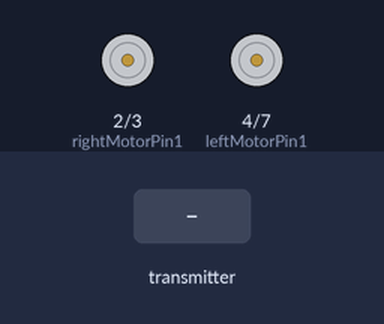
Recording of a sketch running on a simulated Arduino Uno, built with avr-gcc and run on an emulated ATmega328P. Parts: motor-driver pin pairs drawn as motors (green arrow = first pin HIGH = forward, orange = second pin HIGH = backward, longer = more drive, scaled by the enable pin). Inputs (shaded band) come from the test bench. No radio packets arrive unless stated.

Above: at 1.2 s.
1.3 s: the transmitter starts sending xAxisValue = 0
At 2.2 s:
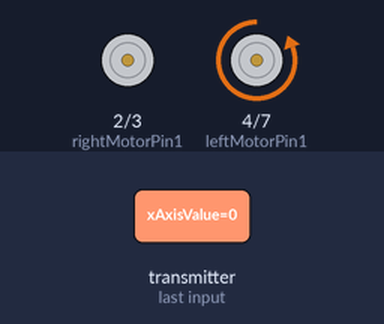
2.8 s: the transmitter starts sending yAxisValue = 64
At 3.3 s:
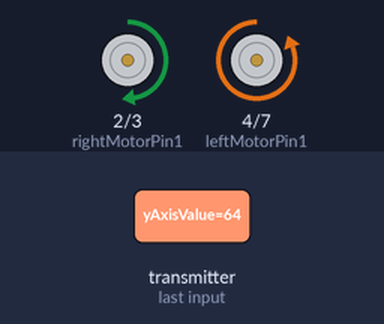
4.3 s: the transmitter starts sending xAxisValue = 64
At 5.5 s:
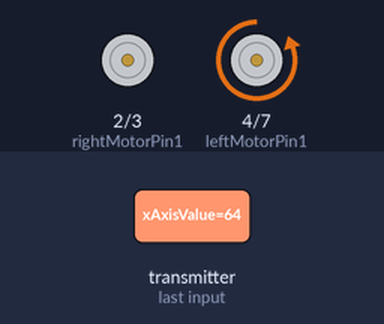
5.8 s: the transmitter starts sending yAxisValue = 0
At 6.7 s:
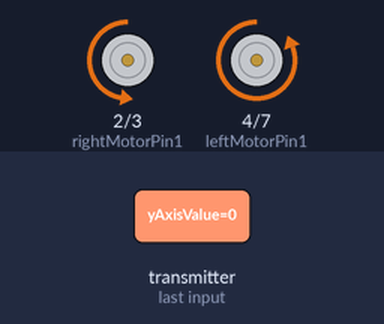
7.3 s: the transmitter starts sending xAxisValue = 128
At 7.9 s:
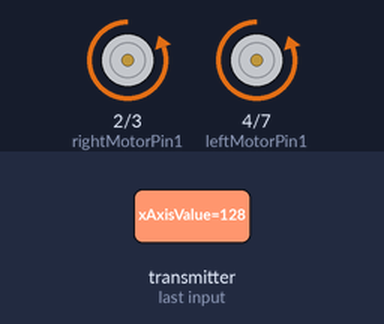
8.8 s: the transmitter starts sending yAxisValue = 128
At 10.2 s:
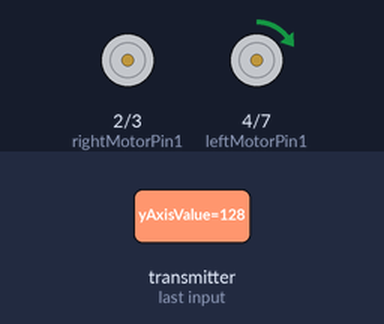
Timing chart, 0 to 11.3 s (numbered marks = the images above; inputs shaded):
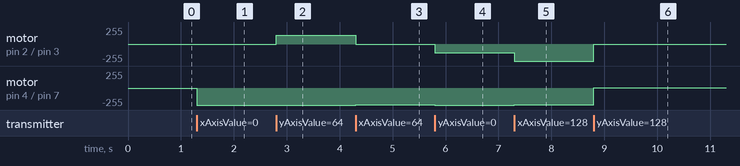

Measured:
- after the input at 1.3 s, motor on pin 4 (leftMotorPin1) / pin 7 (leftMotorPin2): stopped → backward 255/255 at once
- after the input at 2.8 s, motor on pin 2 (rightMotorPin1) / pin 3 (rightMotorPin2): stopped → forward 128/255 at once
- after the input at 4.3 s, motor on pin 2 (rightMotorPin1) / pin 3 (rightMotorPin2): forward 128/255 → stopped at once; motor on pin 4 (leftMotorPin1) / pin 7 (leftMotorPin2): backward 255/255 → backward 254/255 at once
- after the input at 5.8 s, motor on pin 2 (rightMotorPin1) / pin 3 (rightMotorPin2): stopped → backward 128/255 at once; motor on pin 4 (leftMotorPin1) / pin 7 (leftMotorPin2): backward 254/255 → backward 255/255 at once
- after the input at 7.3 s, motor on pin 2 (rightMotorPin1) / pin 3 (rightMotorPin2): backward 128/255 → backward 255/255 at once; motor on pin 4 (leftMotorPin1) / pin 7 (leftMotorPin2): backward 255/255 → backward 254/255 at once
- after the input at 8.8 s, motor on pin 2 (rightMotorPin1) / pin 3 (rightMotorPin2): backward 255/255 → stopped at once; motor on pin 4 (leftMotorPin1) / pin 7 (leftMotorPin2): backward 254/255 → forward 4/255 at once

The sketch:

Receiver.ino
```cpp
#include <SPI.h>
#include <nRF24L01.h>
#include <RF24.h>

#define SIGNAL_TIMEOUT 500

const uint64_t pipeIn = 0xF9E8F0F0E1LL;
RF24 radio(8, 9);

unsigned long lastRecvTime = 0;

struct PacketData {
  byte xAxisValue;
  byte yAxisValue;
} receiverData;

int enableRightMotor = 5;
int rightMotorPin1 = 2;
int rightMotorPin2 = 3;
int enableLeftMotor = 6;
int leftMotorPin1 = 4;
int leftMotorPin2 = 7;

void setup() {
  pinMode(enableRightMotor, OUTPUT);
  pinMode(rightMotorPin1, OUTPUT);
  pinMode(rightMotorPin2, OUTPUT);
  pinMode(enableLeftMotor, OUTPUT);
  pinMode(leftMotorPin1, OUTPUT);
  pinMode(leftMotorPin2, OUTPUT);
  rotateMotor(0, 0);
  radio.begin();
  radio.setDataRate(RF24_250KBPS);
  radio.openReadingPipe(1, pipeIn);
  radio.startListening();
}

void loop() {
  int rightMotorSpeed = 0;
  int leftMotorSpeed = 0;

  if (radio.isChipConnected() && radio.available()) {
    radio.read(&receiverData, sizeof(PacketData));
    int mappedYValue = map(receiverData.yAxisValue, 0, 254, -255, 255);
    int mappedXValue = map(receiverData.xAxisValue, 0, 254, -255, 255);
    rightMotorSpeed = mappedYValue - mappedXValue;
    leftMotorSpeed = mappedYValue + mappedXValue;
    rightMotorSpeed = constrain(rightMotorSpeed, -255, 255);
    leftMotorSpeed = constrain(leftMotorSpeed, -255, 255);
    rotateMotor(rightMotorSpeed, leftMotorSpeed);
    lastRecvTime = millis();
  } else {
    unsigned long now = millis();
    if (now - lastRecvTime > SIGNAL_TIMEOUT) {
      rotateMotor(0, 0);
    }
  }
}

void rotateMotor(int rightMotorSpeed, int leftMotorSpeed) {
  if (rightMotorSpeed < 0) {
    digitalWrite(rightMotorPin1, LOW);
    digitalWrite(rightMotorPin2, HIGH);
  } else if (rightMotorSpeed > 0) {
    digitalWrite(rightMotorPin1, HIGH);
    digitalWrite(rightMotorPin2, LOW);
  } else {
    digitalWrite(rightMotorPin1, LOW);
    digitalWrite(rightMotorPin2, LOW);
  }
  if (leftMotorSpeed < 0) {
    digitalWrite(leftMotorPin1, LOW);
    digitalWrite(leftMotorPin2, HIGH);
  } else if (leftMotorSpeed > 0) {
    digitalWrite(leftMotorPin1, HIGH);
    digitalWrite(leftMotorPin2, LOW);
  } else {
    digitalWrite(leftMotorPin1, LOW);
    digitalWrite(leftMotorPin2, LOW);
  }
  analogWrite(enableRightMotor, abs(rightMotorSpeed));
  analogWrite(enableLeftMotor, abs(leftMotorSpeed));
}
```
